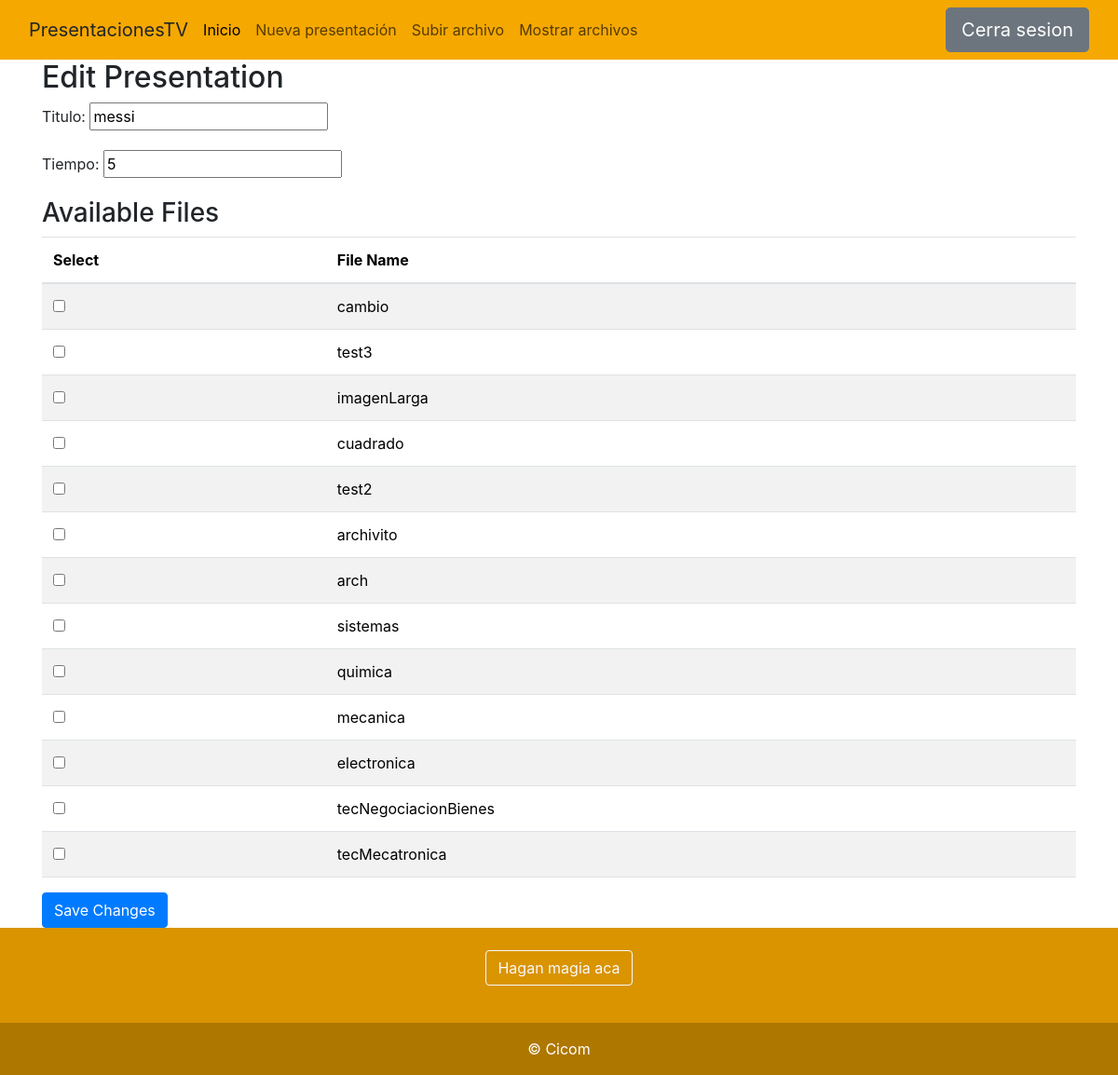
/presentacion-edit/74/ (signed in), run on the app's committed database.
### ImagenesApp/models.py (models this page shows, shortened)
class Presentacion(models.Model):
    titulo = models.CharField(max_length=100)
    archivos = models.ManyToManyField(Archivo, through='DetallePresentacion')
    tiempo = models.IntegerField(default=20)

class Archivo(models.Model):
    nombre = models.CharField(max_length=255)
    archivo = models.FileField(upload_to='archivos/')  # Ajusta la carpeta según tus necesidades
    es_video = models.BooleanField(default=False)

### ImagenesApp/views.py (the view, shortened to what this page needs)
# urls.py: path('presentacion-edit/<int:pk>/', views.PresentacionEditView.as_view(), name='presentacion-edit'),
@method_decorator(login_required, name='dispatch')
class PresentacionEditView(UpdateView):
    model = Presentacion
    template_name = 'ImagenesApp/presentacion_edit.html'
    fields = ['titulo', 'tiempo']
    def get_context_data(self, **kwargs):
        context = super().get_context_data(**kwargs)
        context['archivos_disponibles'] = Archivo.objects.exclude(detallepresentacion__presentacion=self.object)
        return context

### ImagenesApp/templates/ImagenesApp/presentacion_edit.html (shortened to what this page needs)
{% extends "base.html" %}
{% block content %}
  <div class="container">
    <h2>Edit Presentation</h2>
    <form method="post" enctype="multipart/form-data">
      <div class="form-group">
        <label for="{{ form.titulo.id_for_label }}">Titulo:</label>
        {{ form.titulo }}
      </div>
      <div class="form-group">
        <label for="{{ form.tiempo.id_for_label }}">Tiempo:</label>
        {{ form.tiempo }}
      </div>
      <h3>Available Files</h3>
      <table class="table table-striped">
        <thead>
          <tr>
            <th>Select</th>
            <th>File Name</th>
          </tr>
        </thead>
        <tbody>
          {% for archivo in archivos_disponibles %}
            <tr>
              <td>
                <input type="checkbox" name="archivos[]" value="{{ archivo.id }}">
              </td>
              <td>{{ archivo.nombre }}</td>
            </tr>
          {% endfor %}
        </tbody>
      </table>
      <input type="submit" class="btn btn-primary" value="Save Changes">
    </form>
  </div>
{% endblock %}

### data on the page
Presentacion: titulo "messi", tiempo "5"
Archivo: nombre "cambio"
Archivo: nombre "test3"
Archivo: nombre "imagenLarga"
Archivo: nombre "cuadrado"
Archivo: nombre "test2"
Archivo: nombre "archivito"
Archivo: nombre "arch"
Archivo: nombre "sistemas"
Archivo: nombre "quimica"
Archivo: nombre "mecanica"
Archivo: nombre "electronica"
Archivo: nombre "tecNegociacionBienes"
Archivo: nombre "tecMecatronica"
